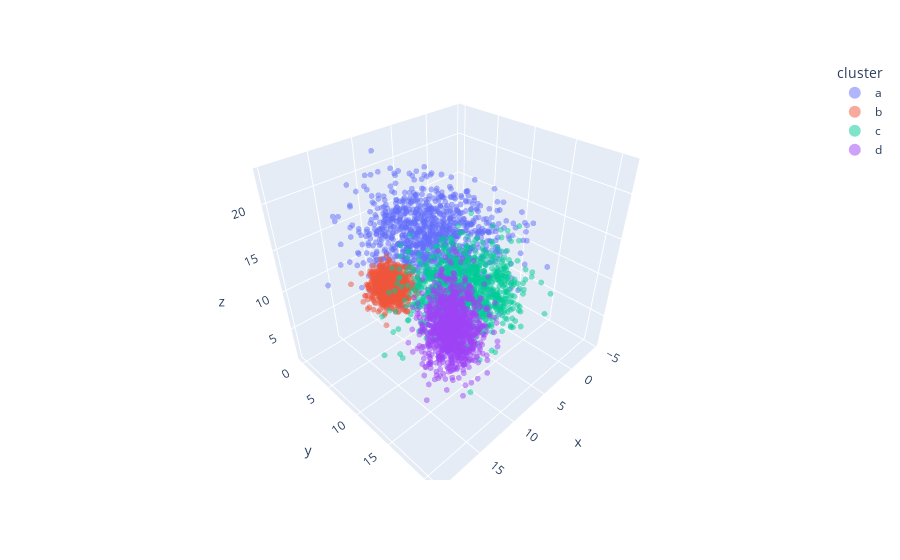

Write notebook code for a chart like this one.
### Code cell
fig = px.scatter_3d(original_data, x='x', y='y', z='z', color='cluster',
                    color_discrete_map=colourmap,
)
fig.update_traces(marker={'size': 2, 'opacity':0.5})
fig.update_layout(legend= {'itemsizing': 'constant'})

chart_studio.plotly.plot(fig, filename='DR_blog_Nov2022_fig1')
fig

### Figure 1 — Plotly figure (JSON) as saved in the notebook; plotly's stock layout.template omitted (floating-point values rounded to 4 significant figures; data arrays with more than 128 entries replaced by an {"elided": "..."} marker saying what was removed)
{"data": [{"hovertemplate": "cluster=a<br>x=%{x}<br>y=%{y}<br>z=%{z}<extra></extra>", "legendgroup": "a", "marker": {"color": "#636EFA", "opacity": 0.5, "size": 2, "symbol": "circle"}, "mode": "markers", "name": "a", "scene": "scene", "showlegend": true, "type": "scatter3d", "x": {"elided": "1000 float values"}, "y": {"elided": "1000 float values"}, "z": {"elided": "1000 float values"}}, {"hovertemplate": "cluster=b<br>x=%{x}<br>y=%{y}<br>z=%{z}<extra></extra>", "legendgroup": "b", "marker": {"color": "#EF553B", "opacity": 0.5, "size": 2, "symbol": "circle"}, "mode": "markers", "name": "b", "scene": "scene", "showlegend": true, "type": "scatter3d", "x": {"elided": "1000 float values"}, "y": {"elided": "1000 float values"}, "z": {"elided": "1000 float values"}}, {"hovertemplate": "cluster=c<br>x=%{x}<br>y=%{y}<br>z=%{z}<extra></extra>", "legendgroup": "c", "marker": {"color": "#00CC96", "opacity": 0.5, "size": 2, "symbol": "circle"}, "mode": "markers", "name": "c", "scene": "scene", "showlegend": true, "type": "scatter3d", "x": {"elided": "1000 float values"}, "y": {"elided": "1000 float values"}, "z": {"elided": "1000 float values"}}, {"hovertemplate": "cluster=d<br>x=%{x}<br>y=%{y}<br>z=%{z}<extra></extra>", "legendgroup": "d", "marker": {"color": "#9e42f5", "opacity": 0.5, "size": 2, "symbol": "circle"}, "mode": "markers", "name": "d", "scene": "scene", "showlegend": true, "type": "scatter3d", "x": {"elided": "1000 float values"}, "y": {"elided": "1000 float values"}, "z": {"elided": "1000 float values"}}], "layout": {"legend": {"itemsizing": "constant", "title": {"text": "cluster"}, "tracegroupgap": 0}, "margin": {"t": 60}, "scene": {"domain": {"x": [0, 1], "y": [0, 1]}, "xaxis": {"title": {"text": "x"}}, "yaxis": {"title": {"text": "y"}}, "zaxis": {"title": {"text": "z"}}}}}
